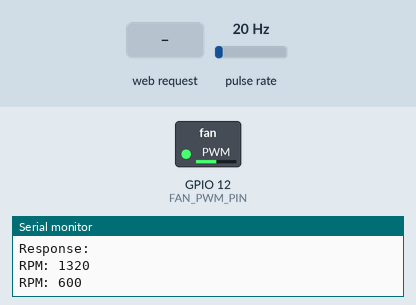
The sketch below on a simulated ESP32. On the bench: switched loads named in the sketch (green lamp = pin HIGH), the last lines printed to the serial monitor. Wiring (inferred from the names in the program): pulse sensor: data GPIO 13. The inputs (shaded band) are chosen by the test bench; at power-on: pulse rate 20 Hz. WiFi joins after 1.5 s; servers stay silent unless stated; uploads are accepted with an empty reply.

Above: at 3.4 s.
3.5 s: HTTP request GET /setSpeed?speed=1 received
At 4.7 s:
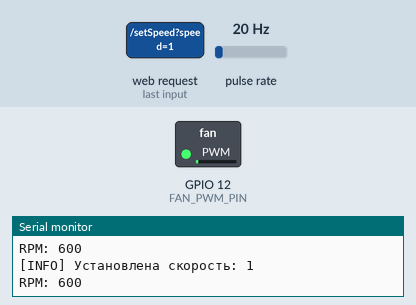
5.0 s: HTTP request GET /setSpeed?speed=0 received
At 5.9 s:
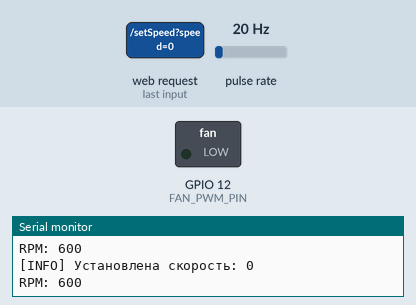
Timing chart, 0 to 8.0 s (numbered marks = the images above; inputs shaded):
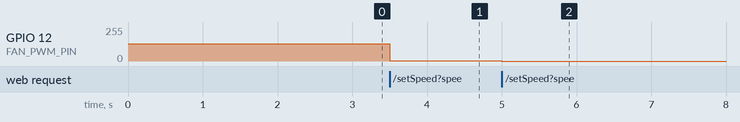

The sketch:

esp_32.ino
```cpp
#include <WiFi.h>
#include <ESPAsyncWebServer.h>
#include <HTTPClient.h>

// ==== Настройки Wi-Fi ====
const char* ssid = "TP-Link_093A";         // Укажи свой SSID
const char* password = "11262704";         // Укажи свой пароль

// ==== Пины ====
#define FAN_PWM_PIN 12     // PWM пин (управление вентилятором)
#define FAN_RPM_PIN 13     // RPM пин (считывание импульсов)

// ==== Переменные ====
volatile byte fanRPMCount = 0;
volatile unsigned long last_interrupt_time = 0;
unsigned long lastRPMSample = 0;
int fanSpeed = 128;  // Стартовая скорость (0–255)
const int pulsesPerRevolution = 2;

AsyncWebServer server(80);

// ==== Обработка прерывания для RPM ====
void IRAM_ATTR rpmISR() {
  unsigned long interrupt_time = micros();
  if (interrupt_time - last_interrupt_time > 1000) {
    fanRPMCount++;
    last_interrupt_time = interrupt_time;
  }
}

// ==== Настройка скорости вентилятора ====
void setFanSpeed(int speed) {
  ledcWrite(0, speed);
}

// ==== Отправка IP на Flask-бэкенд ====
void sendIPToBackend() {
  if (WiFi.status() == WL_CONNECTED) {
    HTTPClient http;
    String url = "http://192.168.0.124:5000/receive_ip";  // ← Укажи IP своего ПК
    http.begin(url);
    http.addHeader("Content-Type", "application/json");

    String jsonData = "{\"ip\":\"";
    jsonData += WiFi.localIP().toString();
    jsonData += "\"}";

    int httpResponseCode = http.POST(jsonData);

    if (httpResponseCode > 0) {
      Serial.printf("HTTP Response code: %d\n", httpResponseCode);
      String response = http.getString();
      Serial.println("Response: " + response);
    } else {
      Serial.print("Error sending POST: ");
      Serial.println(http.errorToString(httpResponseCode).c_str());
    }

    http.end();
  } else {
    Serial.println("WiFi not connected");
  }
}

void setup() {
  Serial.begin(115200);

  // ==== Настройка вентилятора ====
  pinMode(FAN_PWM_PIN, OUTPUT);
  ledcSetup(0, 25000, 8);           // канал 0, 25 кГц, 8 бит
  ledcAttachPin(FAN_PWM_PIN, 0);
  setFanSpeed(fanSpeed);

  // ==== Настройка RPM ====
  pinMode(FAN_RPM_PIN, INPUT_PULLUP);
  attachInterrupt(digitalPinToInterrupt(FAN_RPM_PIN), rpmISR, FALLING);

  // ==== Подключение к Wi-Fi ====
  WiFi.begin(ssid, password);
  while (WiFi.status() != WL_CONNECTED) {
    delay(1000);
    Serial.print(".");
  }

  Serial.println("\nConnected to WiFi");
  Serial.print("IP address: ");
  Serial.println(WiFi.localIP());

  // ==== Отправка IP на Flask ====
  sendIPToBackend();

  // ==== HTTP GET: /setSpeed?speed=... ====
  server.on("/setSpeed", HTTP_GET, [](AsyncWebServerRequest *request){
    if (request->hasParam("speed")) {
      int newSpeed = request->getParam("speed")->value().toInt();
      if (newSpeed >= 0 && newSpeed <= 255) {
        fanSpeed = newSpeed;
        setFanSpeed(fanSpeed);
        Serial.printf("[INFO] Установлена скорость: %d\n", newSpeed);
        request->send(200, "text/plain", "OK");
      } else {
        request->send(400, "text/plain", "Недопустимое значение скорости (0–255)");
      }
    } else {
      request->send(400, "text/plain", "Не передан параметр speed");
    }
  });

  server.begin();
}

void loop() {
  // ==== Вывод RPM каждую секунду ====
  if (millis() - lastRPMSample >= 1000) {
    int rpm = (fanRPMCount * 60) / pulsesPerRevolution;
    fanRPMCount = 0;
    lastRPMSample = millis();
    Serial.printf("RPM: %d\n", rpm);
  }
}
```

Measured:
- after the input at 3.5 s, GPIO 12 (FAN_PWM_PIN): 128/255 → 1/255 at once
- after the input at 5.0 s, GPIO 12 (FAN_PWM_PIN): 1/255 → 0/255 at once
